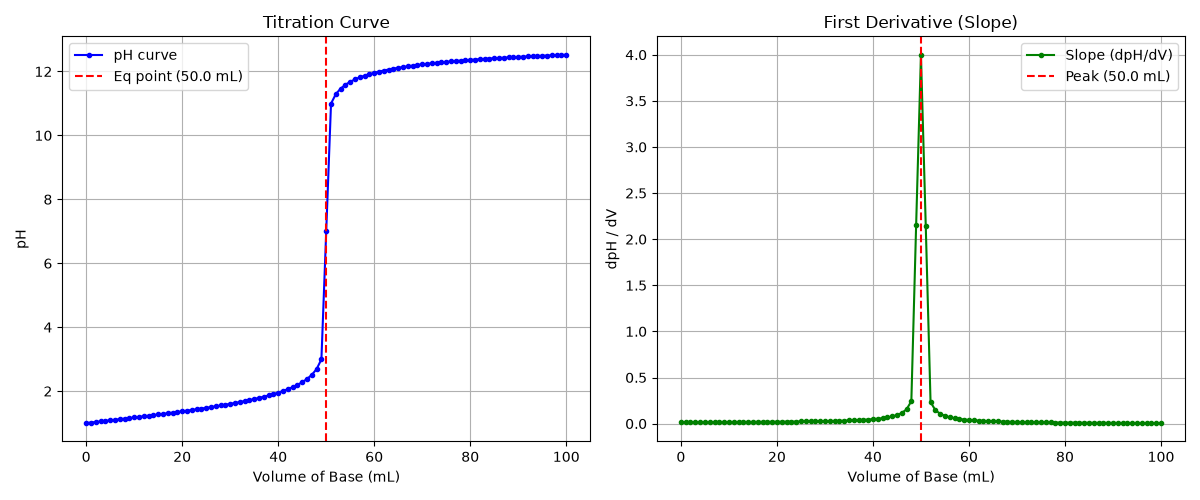

Generate this figure with Python:
"""
PW2 Lab B Part 5 (bonus) -- find a titration's equivalence point.

titration.csv holds a titration curve: pH versus the volume of base added.
The equivalence point is the volume where the pH changes fastest (the steep
jump). Numerically, that is where the SLOPE of the pH curve is largest.
Run:  python titration.py
"""
import numpy as np
import matplotlib.pyplot as plt

# TODO 1: read titration.csv (columns volume_base, pH) into arrays V, pH.
data = np.loadtxt("titration.csv", delimiter=",", skiprows=1)
V = data[:, 0]
pH = data[:, 1]

# TODO 2: compute the slope of the pH curve with np.gradient(pH, V), and find
#         the volume where that slope is largest (np.argmax). That is the
#         equivalence point. Print it.
slope = np.gradient(pH, V)
idx_eq = np.argmax(slope)
v_eq = V[idx_eq]

print(f"Equivalence point volume: {v_eq:.2f} mL")

# TODO 3: make two plots side by side: (left) pH vs volume with a line at the
#         equivalence point; (right) the slope vs volume, showing it peaks
#         at the equivalence point. Save as titration.png.
fig, (ax1, ax2) = plt.subplots(1, 2, figsize=(12, 5))

ax1.plot(V, pH, 'b.-', label='pH curve')
ax1.axvline(x=v_eq, color='red', linestyle='--', label=f'Eq point ({v_eq:.1f} mL)')
ax1.set_xlabel('Volume of Base (mL)')
ax1.set_ylabel('pH')
ax1.set_title('Titration Curve')
ax1.legend()
ax1.grid(True)

ax2.plot(V, slope, 'g.-', label='Slope (dpH/dV)')
ax2.axvline(x=v_eq, color='red', linestyle='--', label=f'Peak ({v_eq:.1f} mL)')
ax2.set_xlabel('Volume of Base (mL)')
ax2.set_ylabel('dpH / dV')
ax2.set_title('First Derivative (Slope)')
ax2.legend()
ax2.grid(True)

plt.tight_layout()

plt.savefig('titration.png')
plt.show()
